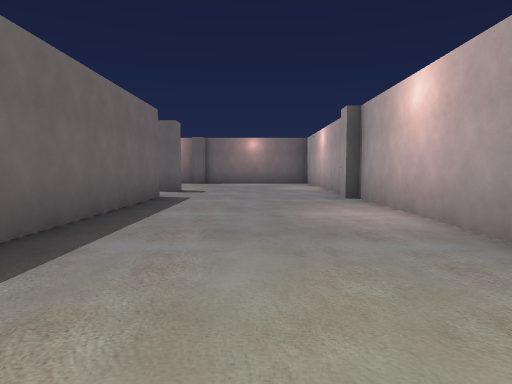
view 1 (above)

16 first-person views from a walk through a level from a Godot 3-D game. The camera is 1.3 m above the floor, tilts 4° down and sees 75° across. The floor is counted in squares, 2 m on a side. Each view is taken from the middle of a square. On the plan, view 1 faces up. The plan holds only what a view shows up to about 10 squares ahead; the rest is blank. Some surface patterns are stand-ins.

view 2
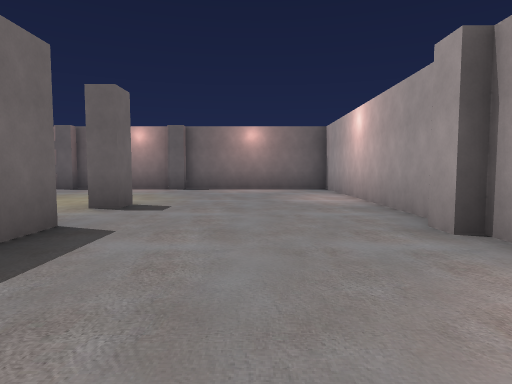

view 3
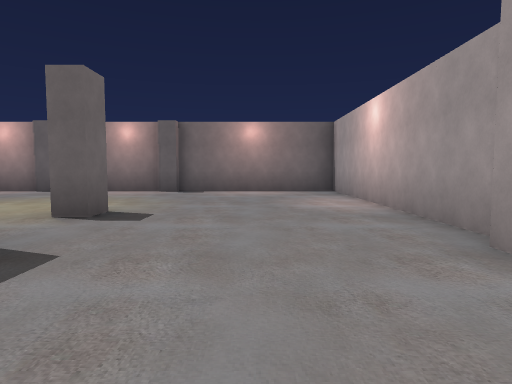

view 4
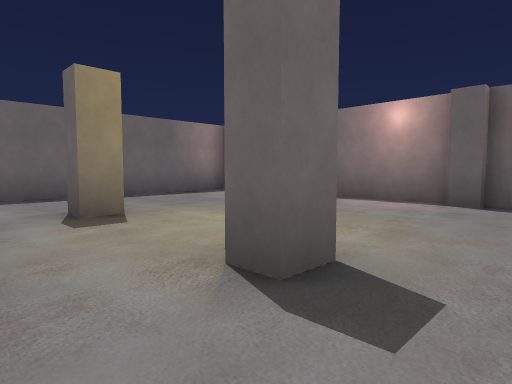

view 5
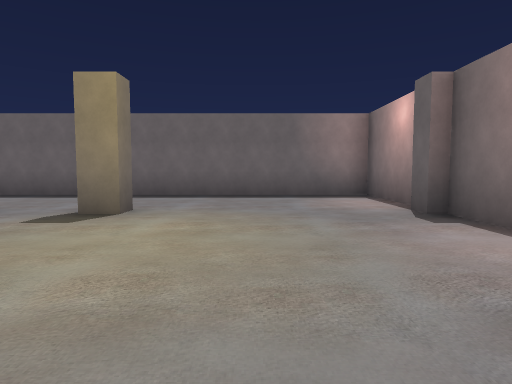

view 6
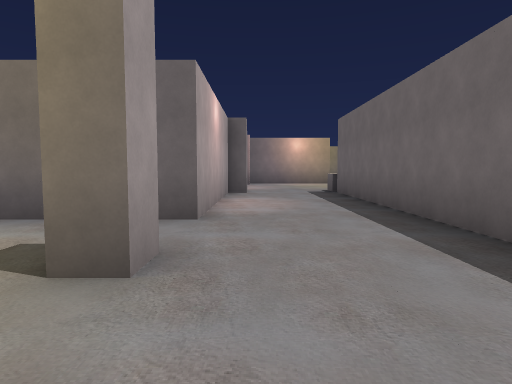

view 7
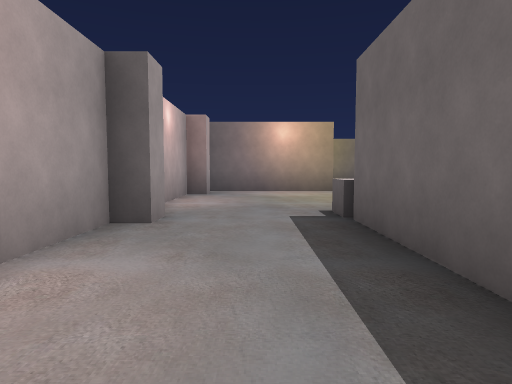

view 8
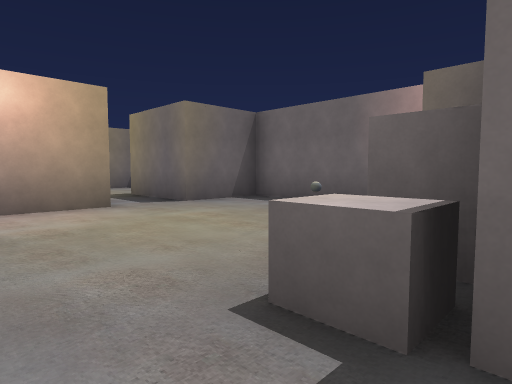

view 9
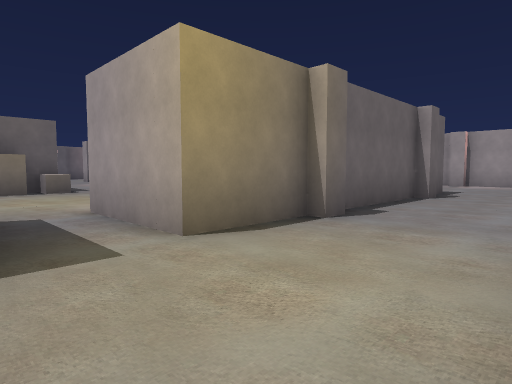

view 10
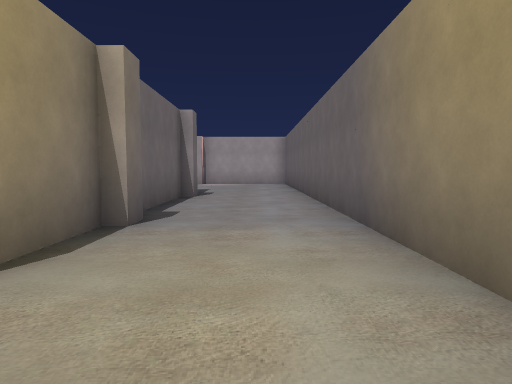

view 11
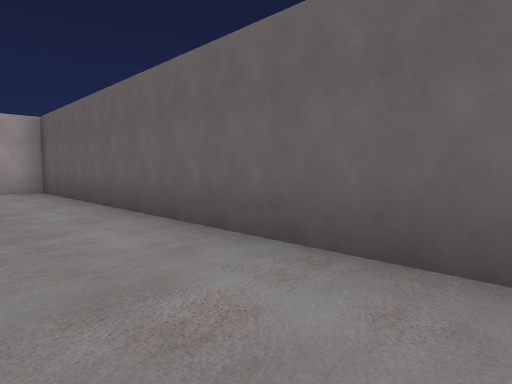

view 12
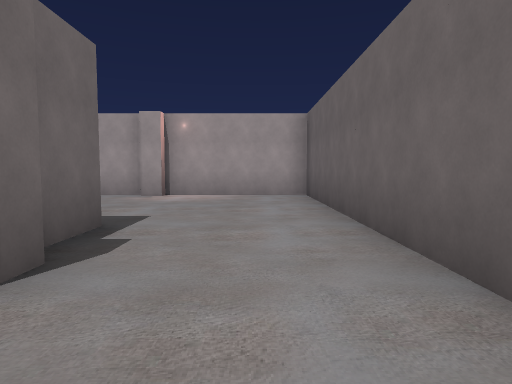

view 13
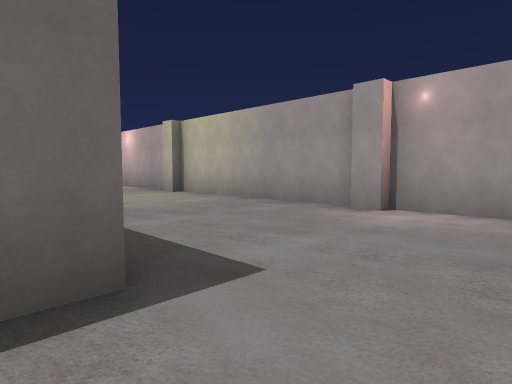

view 14
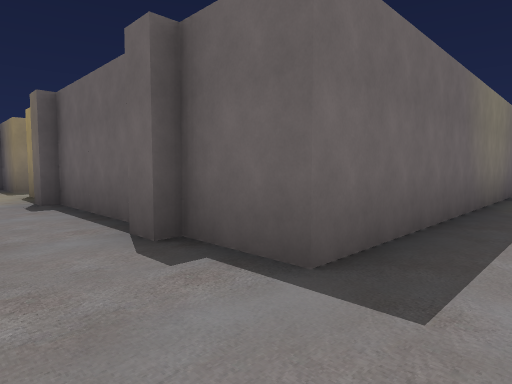

view 15
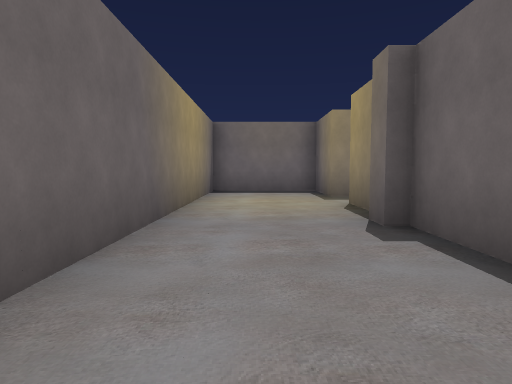

view 16
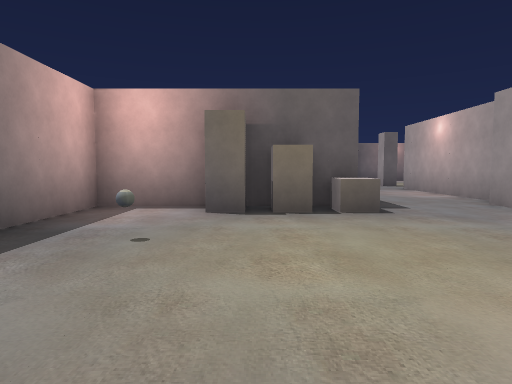

### Floor plan
Points are (right, up) in squares from view 1. A wall is a line through its corners. A room is listed if a view was taken in it or the views show most of it. See-through windows are left out.
Room 1 (views 1, 2, 3, 4, 5, 6, 7, 8, 9, 10, 11, 12, 13, 14, 15, 16)
walls: (2.3, 2.9) (2.3, 7.2) (2, 7.2) (2, 7.8); (2, 1.1) (2, 1.8); (-6.7, 2.4) (-6.7, 3.1) (-6.3, 3.1) (-6.3, 7.8) (-3.6, 7.8); (-2.2, 7.8) (-2.2, -5.3) (-10.2, -5.3) (-10.2, -2.7) (-6.6, -2.7); (2.3, 8.1) (2.3, 14.8) (-9.3, 14.8) (-9.3, 2.7) (-10.2, 2.7) (-10.2, 1.9) (-10.7, 1.9) (-10.7, 2.7) (-11.2, 2.7); (-6.7, -2) (-6.7, -1.4) (-6.3, -1.4) (-6.3, 0.8); (-2.2, 10.1) (-2.2, 9.5) (-2.8, 9.5); (-5.7, 9.5) (-6.3, 9.5) (-6.3, 10.1) (-5.7, 10.1) (-5.7, 9.5); (-3.7, -5.1) (-3.7, -5.6) (-4.2, -5.6); (2.3, -4.2) (2.3, 1.2); (-11.2, 1.9) (-11.8, 1.9); (-11.8, 2.7) (-13.7, 2.7) (-13.7, -2.7) (-11.8, -2.7) (-11.8, -5.3) (-13.7, -5.3) (-13.7, -8.3) (2.3, -8.3) (2.3, -4.8) (2, -4.8) (2, -4.2); (-7.7, -5.6) (-8.2, -5.6); (-2.1, 14.5) (-2.8, 14.5); (-5.7, 14.5) (-6.2, 14.5)
low walls: (-9.7, 2.6) (-9.3, 2.6) (-9.3, 1.9) (-9.7, 1.9)

Positions as (right, up) in squares from view 1, and headings:
1: (0, 0), facing up
2: (0, 4), facing up
3: (0, 5), facing up
4: (-1, 8), facing up-left
5: (-1, 12), facing left
6: (-7, 12), facing down
7: (-8, 7), facing down
8: (-8, 3), facing down-left
9: (-12, -8), facing up-right
10: (-12, -7), facing right
11: (-8, -6), facing down-right
12: (-6, -7), facing right
13: (-3, -7), facing up-right
14: (-1, -7), facing up-left
15: (-4, -7), facing left
16: (-11, -3), facing up
